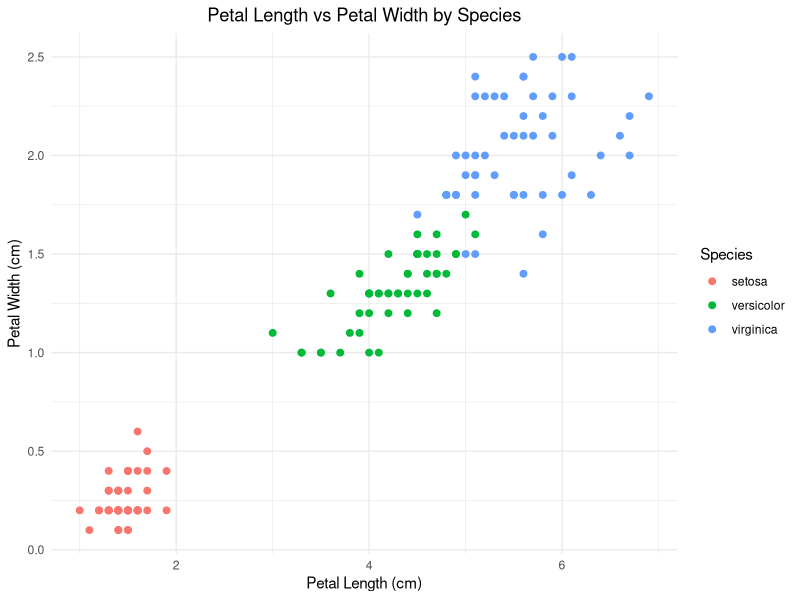

Reproduce this figure in R.
## ---- chunk 1
library(dplyr)
library(knitr)

# Summary statistics
summary_table <- iris %>%
  group_by(Species) %>%
  summarise(
    Count = n(),
    MeanPetalLength = mean(Petal.Length),
    SDPetalLength = sd(Petal.Length),
    MeanPetalWidth = mean(Petal.Width),
    SDPetalWidth = sd(Petal.Width)
  )

# Display as a nice table
kable(summary_table, digits = 2, caption = "Summary Statistics by Species")
## ---- chunk 2
#| label: fig-scatter
#| fig-cap: "Scatter plot of Petal Length vs Petal Width by Species"
#| fig-align: center

library(ggplot2)
# scatter plot as per petal width and petal length (cm)
ggplot(iris, aes(x = Petal.Length, y = Petal.Width, color = Species)) +
  geom_point(size = 2) +
  theme_minimal() +
  labs(
    title = "Petal Length vs Petal Width by Species",
    x = "Petal Length (cm)",
    y = "Petal Width (cm)"
  ) +
  theme(
    # Centering the title
    plot.title = element_text(hjust = 0.5)  
  )
